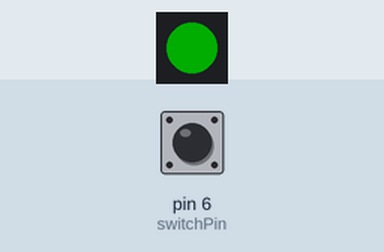
Simulated run of this sketch. Board: Arduino Uno, built with avr-gcc and run on an emulated ATmega328P. Shown: 1 RGB LEDs in strip order, left to right. Inputs (shaded band) come from the test bench; at power-on: pin 6 (switchPin) HIGH. Dim RGB values are drawn brighter than linear.

Above: at 1.2 s.
1.3 s: pin 6 (switchPin) pulled LOW for 0.15 s
At 1.38 s:
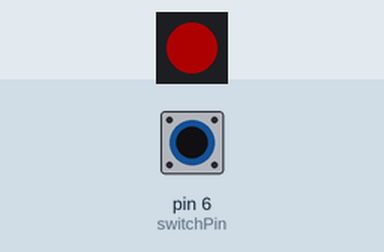
2.9 s: pin 6 (switchPin) pulled LOW for 3.2 s
At 7.4 s:
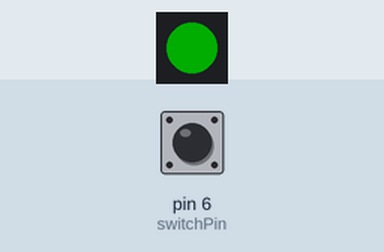
Timing chart, 0 to 8.9 s (numbered marks = the images above; inputs shaded):
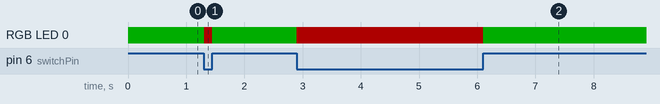

Measured:
- after the input at 1.3 s, RGB LED 0: RGB(0, 50, 0) → RGB(50, 0, 0) at once, → RGB(0, 50, 0) 0.14 s later
- after the input at 2.9 s, RGB LED 0: RGB(0, 50, 0) → RGB(50, 0, 0) at once, → RGB(0, 50, 0) 3.2 s later

The sketch:

momentary_switch.ino
```cpp
// (licence header left out)
#include <Arduino.h>
#include <Adafruit_NeoPixel.h>

const int switchPin = 6;           // Momentary switch input
#define NEOPIXEL_PIN 16            // Feather RP2040 onboard NeoPixel pin
#define NUMPIXELS    1

Adafruit_NeoPixel pixel(NUMPIXELS, NEOPIXEL_PIN, NEO_GRB + NEO_KHZ800);

void setup() {
  pinMode(switchPin, INPUT_PULLUP);
  pixel.begin();
  pixel.setBrightness(50);
  pixel.show();
}

void loop() {
  int switchState = digitalRead(switchPin);

  if (switchState == HIGH) {
    // Switch open — green
    pixel.setPixelColor(0, pixel.Color(0, 255, 0));
  } else {
    // Switch pressed — red
    pixel.setPixelColor(0, pixel.Color(255, 0, 0));
  }

  pixel.show();
  delay(10);  // Small delay to stabilize reading
}
```
